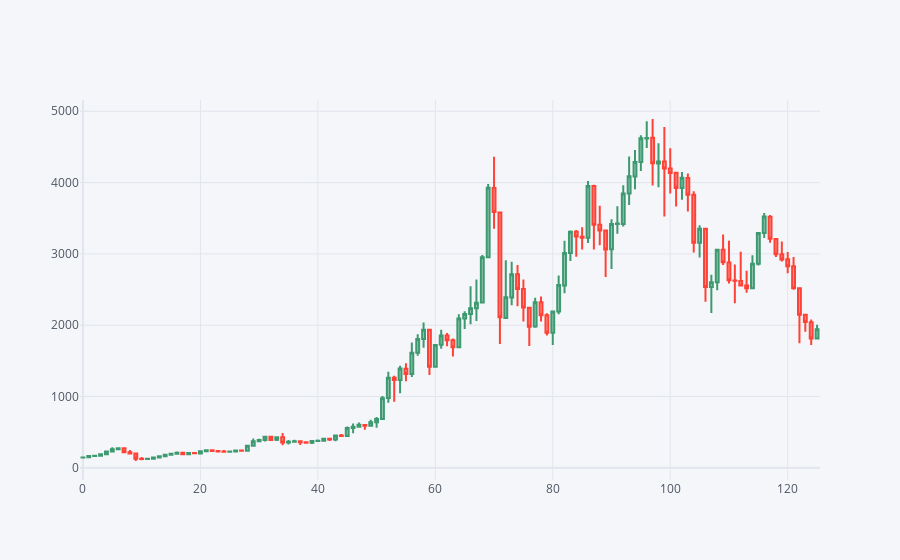

The notebook cell saved with this chart:
### Code cell
dfSemanal.iplot(kind='candle')
